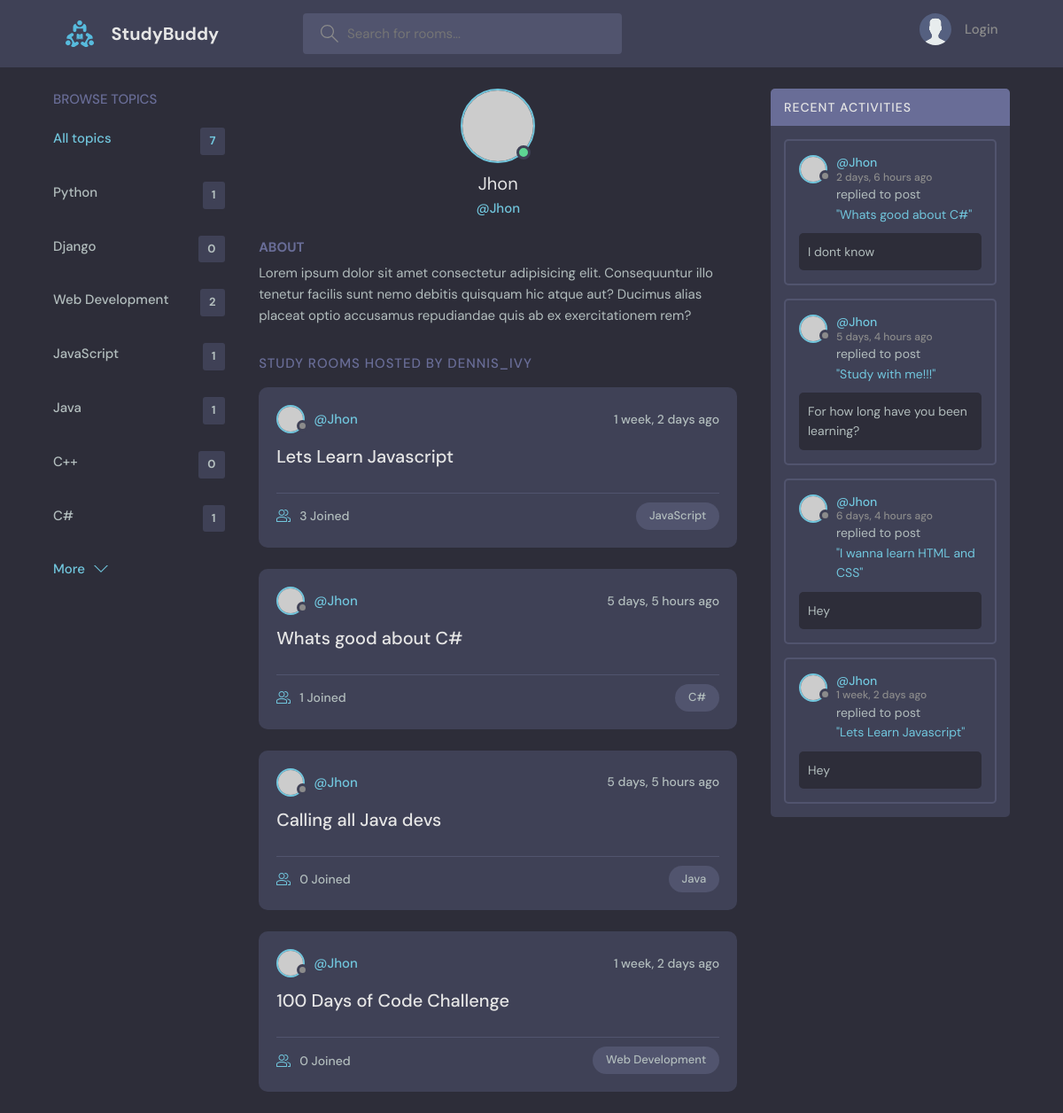
Screenshot of /user-profile/1/ with the database file from the repository.
### base/models.py (models this page shows, shortened)
class Topic(models.Model):
    name = models.CharField(max_length=200)

class Room(models.Model):
    host = models.ForeignKey(User, on_delete=models.SET_NULL, null=True)
    topic = models.ForeignKey(Topic, on_delete=models.SET_NULL, null=True)
    name = models.CharField(max_length=200)
    description = models.TextField(null=True, blank=True)
    participants = models.ManyToManyField(
        User, related_name='participants', blank=True)
    updated = models.DateTimeField(auto_now=True)
    created = models.DateTimeField(auto_now_add=True)
    class Meta:
        ordering = ['-updated', '-created']
    def __str__(self):
        return self.name

class Message(models.Model):
    user = models.ForeignKey(User, on_delete=models.CASCADE)
    room = models.ForeignKey(Room, on_delete=models.CASCADE)
    body = models.TextField()
    updated = models.DateTimeField(auto_now=True)
    created = models.DateTimeField(auto_now_add=True)
    class Meta:
        ordering = ['-updated', '-created']
    def __str__(self):
        return self.body[0:50]

### base/views.py (the view)
# urls.py: path('user-profile/<str:pk>/', views.userProfile, name='user-profile'),
def userProfile(request, pk):
    user = User.objects.get(id=pk)
    rooms = user.room_set.all()
    room_messages = user.message_set.all()
    topics = Topic.objects.all()
    context = {'user': user, 'rooms': rooms,
               'room_messages': room_messages, 'topics': topics}
    return render(request, 'base/profile.html', context)

### base/templates/base/profile.html (shortened to what this page needs)
{% extends 'main.html' %}
{% block content %}
  <main class="profile-page layout layout--3">
    <div class="container">
      {% include 'base/topics_component.html' %}
      <div class="roomList">
        <div class="profile">
          <div class="profile__avatar">
            <div class="avatar avatar--large active">
              <img src="https://randomuser.me/api/portraits/men/11.jpg" />
            </div>
          </div>
          <div class="profile__info">
            <h3>{{user.username}}</h3>
            <p>@{{user.username}}</p>
          </div>
          <div class="profile__about">
            <h3>About</h3>
            <p>
              Lorem ipsum dolor sit amet consectetur adipisicing elit. Consequuntur illo tenetur
              facilis sunt nemo debitis quisquam hic atque aut? Ducimus alias placeat optio
              accusamus repudiandae quis ab ex exercitationem rem?
            </p>
          </div>
        </div>
        <div class="roomList__header">
          <div>
            <h2>Study Rooms Hosted by dennis_ivy</a>
            </h2>
          </div>
        </div>
        {% include 'base/feed_component.html' %}
      </div>
      {% include 'base/activity_component.html' %}
    </div>
  </main>
{% endblock content %}

### templates/main.html (shortened to what this page needs)
<!DOCTYPE html>
{% load static %}
<html lang="en">
  <head>
    <link rel="stylesheet" href="{% static 'styles/style.css' %}" />
  </head>
  <body>
    {% include 'navbar.html' %}
    {% block content %}
    {% endblock %}
  </body>
</html>

### templates/navbar.html (shortened to what this page needs)
{% load static %}
<header class="header header--loggedIn">
    <div class="container">
        <a href="{% url 'home' %}" class="header__logo">
            <img src="{% static 'images/logo.svg' %}" />
            <h1>StudyBuddy</h1>
        </a>
        <form class="header__search" method="GET" action="{% url 'home' %}">
            <label>
                <input name="q" placeholder="Search for rooms..." />
            </label>
        </form>
        <nav class="header__menu">
            {% if request.user.is_authenticated %}
            <div class="header__user">
                <a href="{% url 'user-profile' user.id %}">
                    <div class="avatar avatar--medium active">
                        <img src="https://randomuser.me/api/portraits/men/37.jpg" />
                    </div>
                    <p>{{request.user.username}} <span>@{{request.user.username}}</span></p>
                </a>
                <button class="dropdown-button">
                    <svg version="1.1" xmlns="http://www.w3.org/2000/svg" width="32" height="32" viewBox="0 0 32 32">
                        <title>chevron-down</title>
                        <path d="M16 21l-13-13h-3l16 16 16-16h-3l-13 13z"></path>
                    </svg>
                </button>
            </div>
            {% else %}
            <a href="{% url 'login' %}">
                <img src="{% static 'images/avatar.svg' %}" />
                <p>Login</p>
            </a>
            {% endif %}
        </nav>
    </div>
</header>

### base/templates/base/topics_component.html
<div class="topics">
  <div class="topics__header">
    <h2>Browse Topics</h2>
  </div>
  <ul class="topics__list">
    <li>
      <a href="{% url 'home' %}" class="active">All topics <span>{{topics.count}}</span></a>
    </li>
    {% for topic in topics %}
    <li>
      <a href="{% url 'home' %}?q={{topic.name}}">{{topic.name}} <span>{{topic.room_set.all.count}}</span></a>
    </li>
    {% endfor %}
  </ul>
  <a class="btn btn--link" href="{% url 'topics' %}">
    More
    <svg version="1.1" xmlns="http://www.w3.org/2000/svg" width="32" height="32" viewBox="0 0 32 32">
      <title>chevron-down</title>
      <path d="M16 21l-13-13h-3l16 16 16-16h-3l-13 13z"></path>
    </svg>
  </a>
</div>

### base/templates/base/feed_component.html (shortened to what this page needs)
{% for room in rooms %}
<div class="roomListRoom">
    <div class="roomListRoom__header">
        <a href="{% url 'user-profile' room.host.id %}" class="roomListRoom__author">
        <div class="avatar avatar--small">
            <img src="https://randomuser.me/api/portraits/women/11.jpg" />
        </div>
        <span>@{{room.host.username}}</span>
        </a>
        <div class="roomListRoom__actions">
        <span>{{room.created|timesince}} ago</span>
        </div>
    </div>
    <div class="roomListRoom__content">
        <a href="{% url 'room' room.id %}">{{room.name}}</a>
    </div>
    <div class="roomListRoom__meta">
        <a href="{% url 'room' room.id %}" class="roomListRoom__joined">
        {{room.participants.all.count}} Joined
        </a>
        <p class="roomListRoom__topic">{{room.topic.name}}</p>
    </div>
</div>
{% endfor %}

### base/templates/base/activity_component.html (shortened to what this page needs)
<div class="activities">
    <div class="activities__header">
    <h2>Recent Activities</h2>
    </div>
    {% for message in room_messages %}
    <div class="activities__box">
        <div class="activities__boxHeader roomListRoom__header">
            <a href="{% url 'user-profile' message.user.id %}" class="roomListRoom__author">
            <div class="avatar avatar--small">
                <img src="https://randomuser.me/api/portraits/women/11.jpg" />
            </div>
            <p>
                @{{message.user}}
                <span>{{message.created|timesince}} ago</span>
            </p>
            </a>
        </div>
        <div class="activities__boxContent">
            <p>replied to post <a href="{% url 'room' message.room.id %}">"{{message.room}}"</a></p>
            <div class="activities__boxRoomContent">
                {{message}}
            </div>
        </div>
    </div>
    {% endfor %}
</div>

### rows the page displays
Topic: name "Python", room_set.all.count "1"
Topic: name "Django", room_set.all.count "0"
Topic: name "Web Development", room_set.all.count "2"
Topic: name "JavaScript", room_set.all.count "1"
Topic: name "Java", room_set.all.count "1"
Topic: name "C++", room_set.all.count "0"
Topic: name "C#", room_set.all.count "1"
Room: host.username "Jhon", created "1 week, 2 days", name "Lets Learn Javascript", participants.all.count "3", topic.name "JavaScript"
Room: host.username "Jhon", created "5 days, 5 hours", name "Whats good about C#", participants.all.count "1", topic.name "C#"
Room: host.username "Jhon", created "5 days, 5 hours", name "Calling all Java devs", participants.all.count "0", topic.name "Java"
Room: host.username "Jhon", created "1 week, 2 days", name "100 Days of Code Challenge", participants.all.count "0", topic.name "Web Development"
Message: user "Jhon", created "2 days, 6 hours", room "Whats good about C#", body "I dont know"
Message: user "Jhon", created "5 days, 4 hours", room "Study with me!!!", body "For how long have you been learning?"
Message: user "Jhon", created "6 days, 4 hours", room "I wanna learn HTML and CSS", body "Hey"
Message: user "Jhon", created "1 week, 2 days", room "Lets Learn Javascript", body "Hey"

### other values shown
{{ topics.count }} "7"
{{ user.username }} "Jhon"
